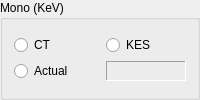
               <widget class="QGroupBox" name="groupBox_id_mono">
                <property name="title">
                 <string>Mono (KeV)</string>
                </property>
                <layout class="QGridLayout" name="gridLayout_11">
                 <item row="0" column="0">
                  <layout class="QGridLayout" name="gridLayout_3">
                   <item row="1" column="0">
                    <widget class="QRadioButton" name="radioButton_id_mono_actual">
                     <property name="text">
                      <string>Actual</string>
                     </property>
                    </widget>
                   </item>
                   <item row="0" column="0">
                    <widget class="QRadioButton" name="radioButton_id_mono_ct">
                     <property name="text">
                      <string>CT</string>
                     </property>
                    </widget>
                   </item>
                   <item row="0" column="1">
                    <widget class="QRadioButton" name="radioButton_id_mono_kes">
                     <property name="text">
                      <string>KES</string>
                     </property>
                    </widget>
                   </item>
                   <item row="1" column="1">
                    <widget class="QLabel" name="label_id_mono_actual">
                     <property name="minimumSize">
                      <size>
                       <width>80</width>
                       <height>0</height>
                      </size>
                     </property>
                     <property name="maximumSize">
                      <size>
                       <width>80</width>
                       <height>16777215</height>
                      </size>
                     </property>
                     <property name="frameShape">
                      <enum>QFrame::Panel</enum>
                     </property>
                     <property name="frameShadow">
                      <enum>QFrame::Sunken</enum>
                     </property>
                     <property name="text">
                      <string/>
                     </property>
                    </widget>
                   </item>
                  </layout>
                 </item>
                </layout>
               </widget>
